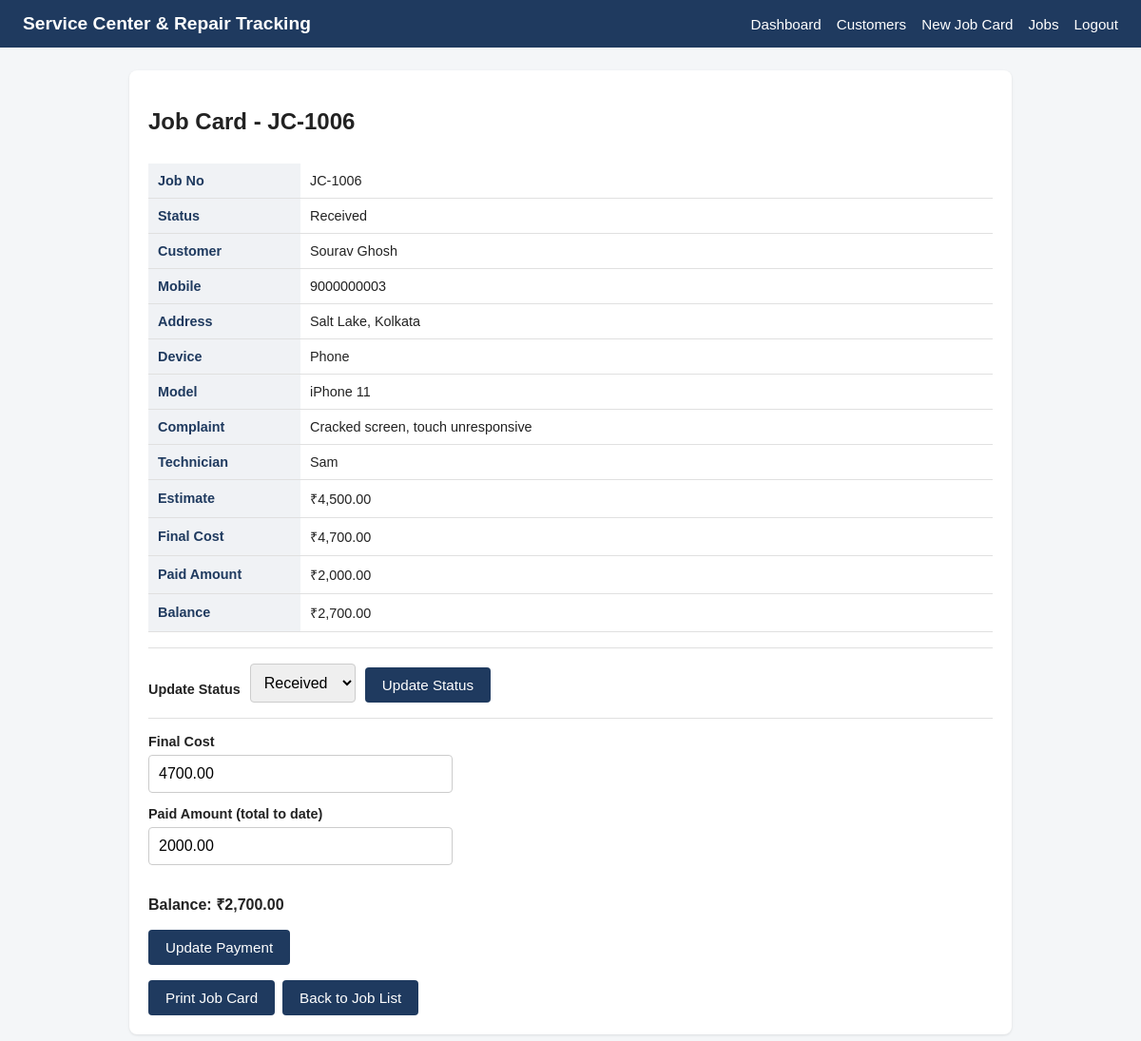
Page /job_details.php?id=6 (signed in) on the earlier database version.
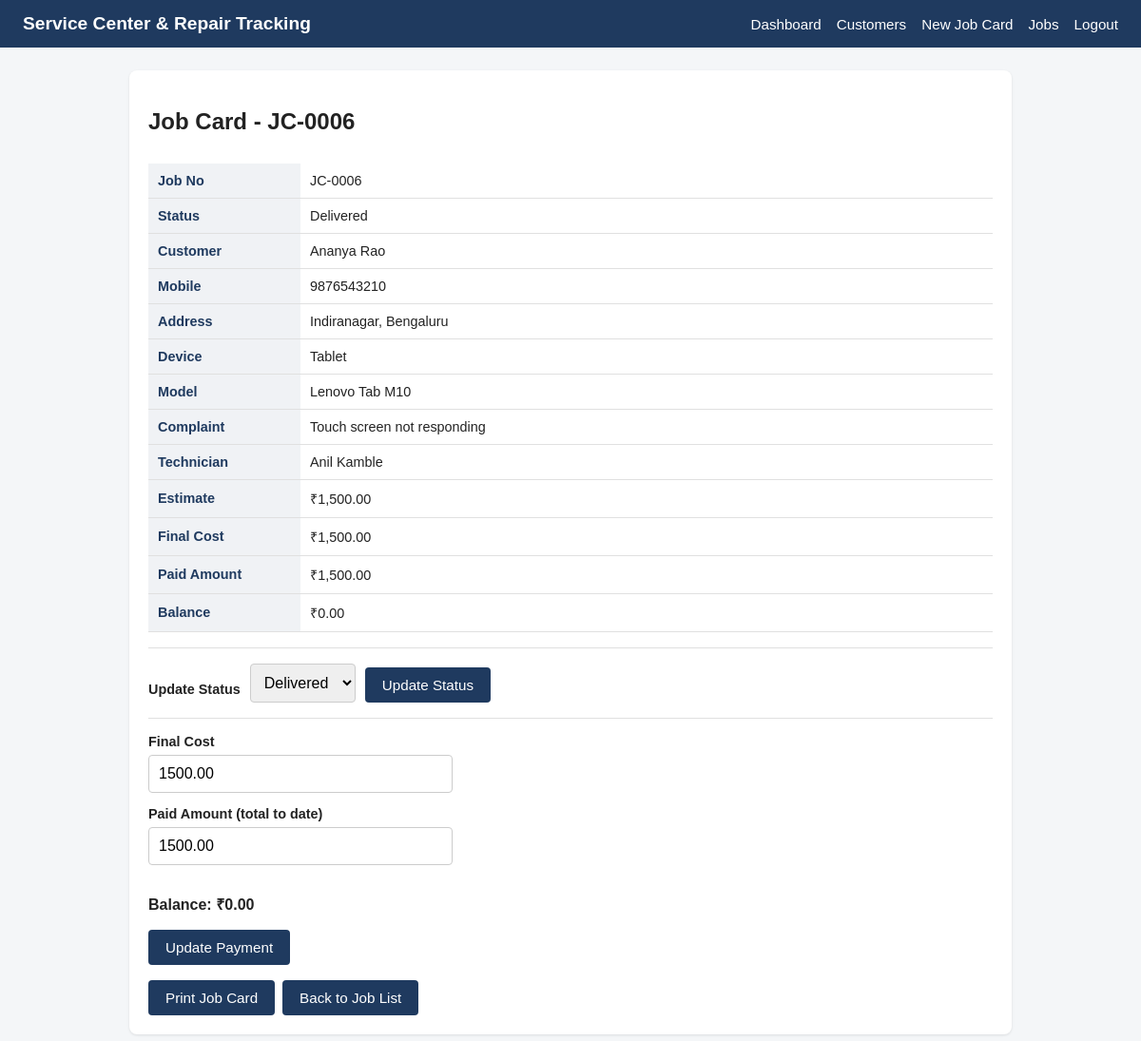
Same page on the later database version.
### tables this page shows
CREATE TABLE IF NOT EXISTS jobs (
    id INT AUTO_INCREMENT PRIMARY KEY,
    job_no VARCHAR(20) NOT NULL UNIQUE,
    customer_id INT NOT NULL,
    device_name VARCHAR(100) NOT NULL,
    model VARCHAR(100) NULL,
    complaint TEXT NULL,
    technician VARCHAR(100) NULL,
    estimate DECIMAL(10,2) NOT NULL DEFAULT 0,
    final_cost DECIMAL(10,2) NOT NULL DEFAULT 0,
    paid_amount DECIMAL(10,2) NOT NULL DEFAULT 0,
    status ENUM('Received','Checking','Repairing','Ready','Delivered') NOT NULL DEFAULT 'Received',
    CONSTRAINT fk_jobs_customer FOREIGN KEY (customer_id) REFERENCES customers(id)
);

CREATE TABLE IF NOT EXISTS customers (
    id INT AUTO_INCREMENT PRIMARY KEY,
    name VARCHAR(100) NOT NULL,
    mobile VARCHAR(20) NOT NULL,
    address VARCHAR(255) NULL
);

### job_details.php (the view, shortened to what this page needs)
<?php
require 'config/db.php';
$jobId = isset($_GET['id']) ? (int) $_GET['id'] : 0;
$statuses = ['Received', 'Checking', 'Repairing', 'Ready', 'Delivered'];
$paymentErrors = [];
$job   = null;
$error = '';
if ($jobId > 0) {
    $stmt = $pdo->prepare(
        'SELECT j.id, j.job_no, j.device_name, j.model, j.complaint, j.technician,
                j.estimate, j.final_cost, j.paid_amount, j.status,
                c.name AS customer_name, c.mobile AS customer_mobile, c.address AS customer_address
         FROM jobs j
         JOIN customers c ON c.id = j.customer_id
         WHERE j.id = ?'
    );
    $stmt->execute([$jobId]);
    $job = $stmt->fetch();
}
$balance = $job ? ($job['final_cost'] - $job['paid_amount']) : 0;
$finalValue = (!empty($paymentErrors) && $job) ? ($_POST['final_cost'] ?? '')  : ($job['final_cost'] ?? '');
$paidValue  = (!empty($paymentErrors) && $job) ? ($_POST['paid_amount'] ?? '') : ($job['paid_amount'] ?? '');
require 'includes/header.php';
?>
<div class="card">
    <?php if ($error): ?>
        <div class="error"><?= htmlspecialchars($error) ?></div>
        <a href="jobs.php" class="btn">Back to Job List</a>
    <?php else: ?>
        <h2>Job Card - <?= htmlspecialchars($job['job_no']) ?></h2>
        <div class="table-wrap">
        <table class="data-table detail-table">
            <tbody>
                <tr><th>Job No</th><td><?= htmlspecialchars($job['job_no']) ?></td></tr>
                <tr><th>Status</th><td><?= htmlspecialchars($job['status']) ?></td></tr>
                <tr><th>Customer</th><td><?= htmlspecialchars($job['customer_name']) ?></td></tr>
                <tr><th>Mobile</th><td><?= htmlspecialchars($job['customer_mobile']) ?></td></tr>
                <tr><th>Address</th><td><?= htmlspecialchars($job['customer_address'] ?? '') ?></td></tr>
                <tr><th>Device</th><td><?= htmlspecialchars($job['device_name']) ?></td></tr>
                <tr><th>Model</th><td><?= htmlspecialchars($job['model'] ?? '') ?></td></tr>
                <tr><th>Complaint</th><td><?= nl2br(htmlspecialchars($job['complaint'] ?? '')) ?></td></tr>
                <tr><th>Technician</th><td><?= htmlspecialchars($job['technician'] ?? '') ?></td></tr>
                <tr><th>Estimate</th><td>&#8377;<?= number_format((float) $job['estimate'], 2) ?></td></tr>
                <tr><th>Final Cost</th><td>&#8377;<?= number_format((float) $job['final_cost'], 2) ?></td></tr>
                <tr><th>Paid Amount</th><td>&#8377;<?= number_format((float) $job['paid_amount'], 2) ?></td></tr>
                <tr><th>Balance</th><td>&#8377;<?= number_format((float) $balance, 2) ?></td></tr>
            </tbody>
        </table>
        </div>
        <form method="post" action="job_details.php?id=<?= (int) $jobId ?>" id="statusForm" class="status-form">
            <label for="statusSelect">Update Status</label>
            <select name="status" id="statusSelect">
                <?php foreach ($statuses as $s): ?>
                    <option value="<?= htmlspecialchars($s) ?>" <?= $s === $job['status'] ? 'selected' : '' ?>><?= htmlspecialchars($s) ?></option>
                <?php endforeach; ?>
            </select>
            <button type="submit">Update Status</button>
        </form>
        <form method="post" action="job_details.php?id=<?= (int) $jobId ?>" id="paymentForm" class="payment-form">
            <label for="final_cost">Final Cost</label>
            <input type="number" step="0.01" min="0" name="final_cost" id="final_cost"
                   value="<?= htmlspecialchars((string) $finalValue) ?>" required>
            <label for="paid_amount">Paid Amount (total to date)</label>
            <input type="number" step="0.01" min="0" name="paid_amount" id="paid_amount"
                   value="<?= htmlspecialchars((string) $paidValue) ?>" required>
            <p><strong>Balance: &#8377;<span id="balanceDisplay"><?= number_format((float) $balance, 2) ?></span></strong></p>
            <button type="submit">Update Payment</button>
        </form>
        <div class="btn-row">
            <a href="print_job.php?id=<?= (int) $jobId ?>" class="btn" target="_blank">Print Job Card</a>
            <a href="jobs.php" class="btn">Back to Job List</a>
        </div>
    <?php endif; ?>
</div>
<?php require 'includes/footer.php'; ?>

Differences in the rows shown:
changed jobs: job_no "JC-1006" → "JC-0006"; status "Received" → "Delivered"; customer.name "Sourav Ghosh" → "Ananya Rao"; customer.mobile "9000000003" → "9876543210"; customer.address "Salt Lake, Kolkata" → "Indiranagar, Bengaluru"; device_name "Phone" → "Tablet"; model "iPhone 11" → "Lenovo Tab M10"; complaint "Cracked screen, touch unresponsive" → "Touch screen not responding"; technician "Sam" → "Anil Kamble"; estimate "4,500.00" → "1,500.00"; final_cost "4,700.00" → "1,500.00"; paid_amount "2,000.00" → "1,500.00"; balance "2,700.00" → "0.00"; final_cost "4700.00" → "1500.00"; paid_amount "2000.00" → "1500.00"
